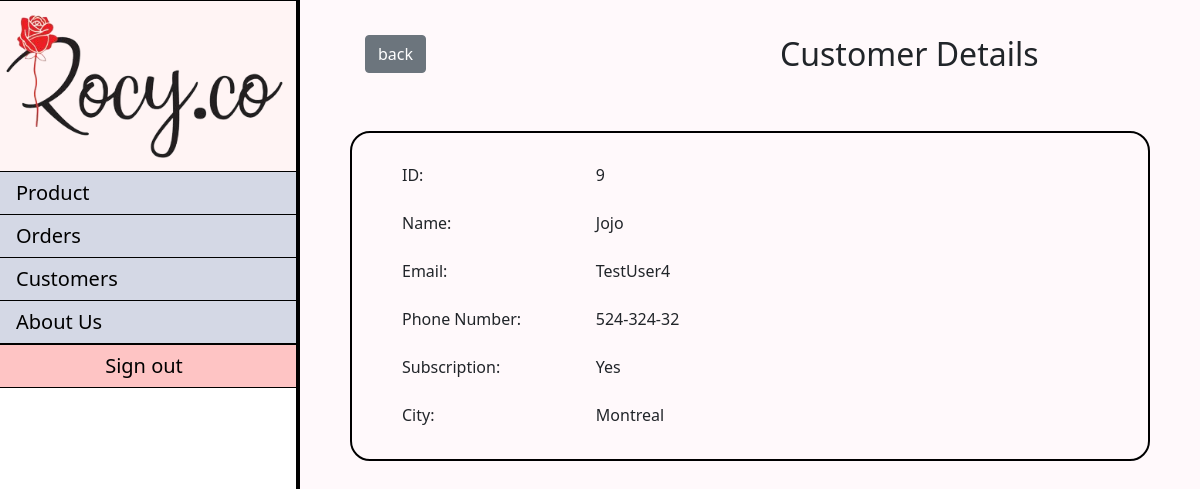
Screenshot of /adminCustomer/customerDetails/9 (signed in) with the database file from the repository.
### tables this page shows
CREATE TABLE `profile` (
  `user_id` int(4) NOT NULL,
  `subscription` tinyint(1) NOT NULL,
  `name` varchar(50) NOT NULL,
  `phoneNo` varchar(10) NOT NULL,
  `address` varchar(50) NOT NULL,
  `city` varchar(50) NOT NULL,
  `province` varchar(50) NOT NULL,
  `postal` varchar(7) NOT NULL
);

CREATE TABLE `user` (
  `user_id` int(4) NOT NULL,
  `email` varchar(50) NOT NULL,
  `password` varchar(72) NOT NULL,
  `roleType` varchar(10) NOT NULL
);

### app/core/Controller.php (called while the page is built, shortened)
<?php
class Controller{
	function view($name, $data = []){
		include('app/views/' . $name . '.php');
	}
}

### app/controllers/AdminCustomer.php (called while the page is built, shortened)
<?php
class AdminCustomer extends \app\core\Controller{
	#[\app\filters\Login]
	#[\app\filters\Admin]
	public function customerDetails($user_id){
		$customer = new \app\models\Profile();
		$customer = $customer->getAllByUserId($user_id);
		$this->view('AdminCustomer/customerDetails', $customer);
	}
}

### app/core/App.php (called while the page is built, shortened)
<?php
class App{
	function __construct(){
		$request = $this->parseUrl($_GET['url'] ?? '');
		$method = 'index';
		if(file_exists('app/controllers/' . $request[0] . '.php'))
		{
			unset($request[0]);
		}
		$controller = new $controller;
		if(isset($request[1]) && method_exists($controller, $request[1])){
			$method = $request[1];
			unset($request[1]);
		}
		$params = array_values($request);
		call_user_func_array([$controller, $method], $params);
	}
	function parseUrl($url){
		return explode('/', trim($url, '/'));
	}
}

### index.php (called while the page is built, shortened)
<?php
new app\core\App;

### app/models/Profile.php (called while the page is built, shortened)
<?php
class Profile extends \app\core\Model{
	public function getAllByUserId($user_id){
		$SQL = 'SELECT * FROM profile JOIN user ON profile.user_id = user.user_id WHERE profile.user_id = :user_id';
		$STH = self::$connection->prepare($SQL);
		$STH->execute(['user_id'=>$user_id]);
		$STH->setFetchMode(\PDO::FETCH_CLASS, 'app\\models\\Profile');
		return $STH->fetch();
	}
}

### app/core/Model.php (called while the page is built, shortened)
<?php
class Model{
	public static ?PDO $connection = null;
	public function __construct(){
		if(self::$connection == null){
			$env = \Dotenv\Dotenv::createImmutable(getcwd());
			$host = $_ENV['db_host'];
			$dbname = $_ENV['db_name'];
			$user = $_ENV['db_user'];
			$pass = $_ENV['db_pass'];
			$charset = $_ENV['db_charset'];
			try {
				$options = [
					PDO::ATTR_ERRMODE => PDO::ERRMODE_EXCEPTION,
					PDO::ATTR_DEFAULT_FETCH_MODE => PDO::FETCH_CLASS,
					PDO::ATTR_EMULATE_PREPARES => false
				];
				self::$connection = new PDO("mysql:host=$host;dbname=$dbname;charset=$charset", $user, $pass, $options);
				self::$connection->query("SET NAMES $charset");
			}
			catch(PDOException $e) {
				echo $e->getMessage();
			}
		}
	}
}

### app/views/AdminCustomer/customerDetails.php (the view, shortened to what this page needs)
<link rel="stylesheet" type="text/css" href="/resources/styles/adminCustomerDetails.css">
	<div class="main">
		<div class="allDetails" align="center">
			<div class="top">
				<div class="backButton">
					<a class="btn btn-secondary" href='/AdminCustomer/index/'><?= _('back') ?></a>
				</div>
				<h2 class="title"><?= _('Customer Details') ?></h2>
			</div>
			<div class="infoCustomer">
				<div class="btn-customerInfo">
					<label class="btn-label"><?= _('ID:') ?></label>
					<div class="btn-input"><?= $data->user_id ?></div>
					<br>
				</div>
				<br>
				<div class="btn-customerInfo">
					<label class="btn-label"><?= _('Name:') ?></label>
					<div class="btn-input"><?= $data->name ?></div>
					<br>
				</div>
				<br>
				<div class="btn-customerInfo">
					<label class="btn-label"><?= _('Email:') ?></label>
					<div class="btn-input"><?= $data->email ?></div>
				</div>
				<br>
				<div class="btn-customerInfo">
					<label class="btn-label"><?= _('Phone Number:') ?></label>
					<div class="btn-input"><?= $data->phoneNo ?></div>
					<br>
				</div>
				<br>
				<div class="btn-customerInfo">
					<label class="btn-label"><?= _('Subscription:') ?></label>
					<div class="btn-input">
						<?php
							echo ($data->subscription == 0 ? "Yes" :  "No");
						?>
					</div>
					<br>
				</div>
				<br>
				<div class="btn-customerInfo">
					<label class="btn-label"><?= _('City:') ?></label>
					<div class="btn-input"><?= $data->city ?></div>
					<br>
				</div>
				<br>
			</div >
		</div>
	</div>
</div>

### resources/styles/adminCustomerDetails.css (style rules this page uses)
.main { background-color: #FFF9FB; order: 2; flex-grow: 1; padding: 35px; }
.top { display: flex; margin-bottom: 50px; }
.backButton { flex: 30%; text-align: left; margin-left: 30px; }
.title { flex: 70%; margin-left: 250px; text-align: left; }
.infoCustomer { border: 2px solid black; border-radius: 20px; padding-top: 30px; width: 800px; height: 330px; }
.btn-customerInfo { display: flex; }
.btn-label { flex: 30%; margin-left: 50px; text-align: left; }
.btn-input { flex: 70%; margin-right: 100px; text-align: left; }

### resources/styles/default.css (style rules this page uses)
body { margin: 0px; padding: 0px; background-repeat: no-repeat; background: fixed; background: #FFE1EB; background-size: cover; }

### rows the page displays
profile: user_id.user_id "9", name "Jojo", user_id.email "TestUser4", phoneNo "524-324-32", city "Montreal"

### other values shown
_('back') "back"
_('Customer Details') "Customer Details"
_('ID:') "ID:"
_('Name:') "Name:"
_('Email:') "Email:"
_('Phone Number:') "Phone Number:"
_('Subscription:') "Subscription:"
_('City:') "City:"
